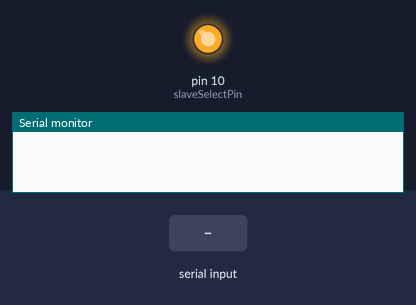
Recording of a program running on a simulated Arduino Uno, built with avr-gcc and run on an emulated ATmega328P. Shown: output pins drawn as LEDs (lit = HIGH), the last lines printed to the serial monitor. The test bench sets the inputs (shaded band).

Above: at 1.2 s.
1.3 s: "dist\n" received over Serial
At 2.7 s:
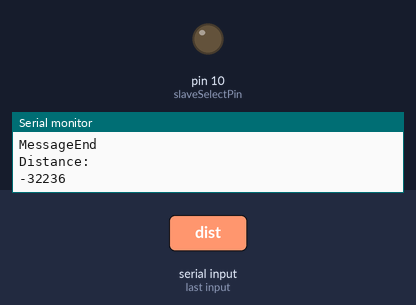
Timing chart, 0 to 4.3 s (numbered marks = the images above; inputs shaded):
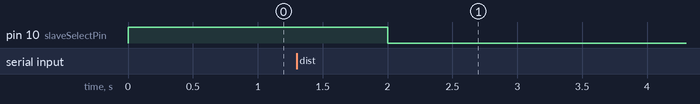

Measured:
- after the input at 1.3 s, pin 10 (slaveSelectPin): HIGH → LOW after 0.70 s

The program:

main.cpp
```cpp
#include <Arduino.h>

#include <SPI.h>

const int slaveSelectPin = 10;

int id;
String to;
String mesType;
String payload;
int sum;

int idCount = -1;
int from = 2;
int distance = 0;

void sendMessage(String MType)
{
  id = idCount;
  idCount += 1;

  Serial.println("MessageStart");
  Serial.println("id: ");
  Serial.println(id);
  Serial.println("from: ");
  Serial.println(from);
  Serial.println("to: Master");
  Serial.println("type: DATA");
  Serial.println("payload: ");
  Serial.println(distance);
  Serial.println("sum: ");
  Serial.println(idCount + from);
  Serial.println("MessageEnd");
  Serial.println("Distance: ");
  Serial.println(distance);
}

void setup(void){
  Serial.begin(9600);
  SPI.begin();
  SPI.setClockDivider(SPI_CLOCK_DIV8);
  digitalWrite(SS,HIGH);
}

char inBuffer[2];
char outBuffer[3] = "ok";

void loop(void){
  if (Serial.available())
  {
      String command = Serial.readStringUntil('\n');
      command.trim();
      if (command.equalsIgnoreCase("dist"))
      {
        digitalWrite(SS, LOW);
        inBuffer[0] = SPI.transfer(outBuffer[0]);
        inBuffer[1] = SPI.transfer(outBuffer[1]);
        distance = inBuffer[0];
        distance += (int)inBuffer[1] << 8;
        distance += 33300;
        Serial.println("Master received from slave: ");
        Serial.println(distance);
        idCount += 2;
        sendMessage("GET");
      }
  }
  delay(1000);
}
```
